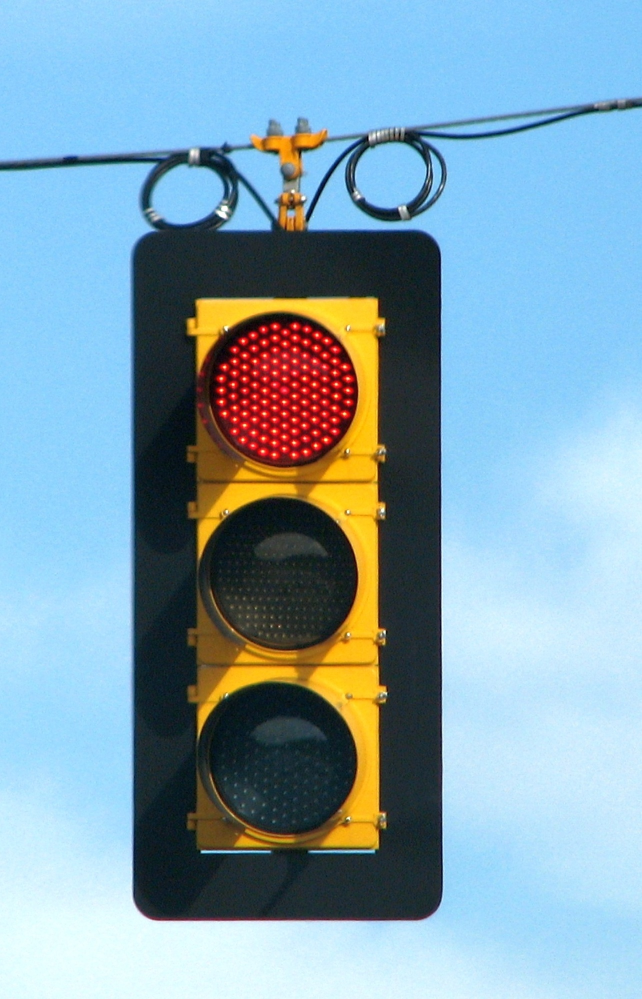
%> input picture Traffic Test cases/Case 1/10.jpg, 1284 x 1998 px (shown at 1/2 size)
$ octave Myproject.m   (GNU Octave 9; MATLAB toolbox functions it lacks are replaced by stand-ins)
%> lines starting %> are read from the running program, lines starting %| are printed output that depends on the picture; in (x1, y1, x2, y2) boxes, pixels count from 0 and x2, y2 are one past the last pixel; in counts of white or black regions, pixels touching at a corner belong together; the program's own positions count from 1
clear,clc,close all
%-------------------------------------------------------------------------
%Sign Detection:
%---------------
image=imread('10.jpg');
%> image is the input picture: size 1998x1284x3 uint8; mean R, G, B 131.1, 162.6, 177.7
figure,imshow(image);
title('Original image');
I = rgb2gray(image);
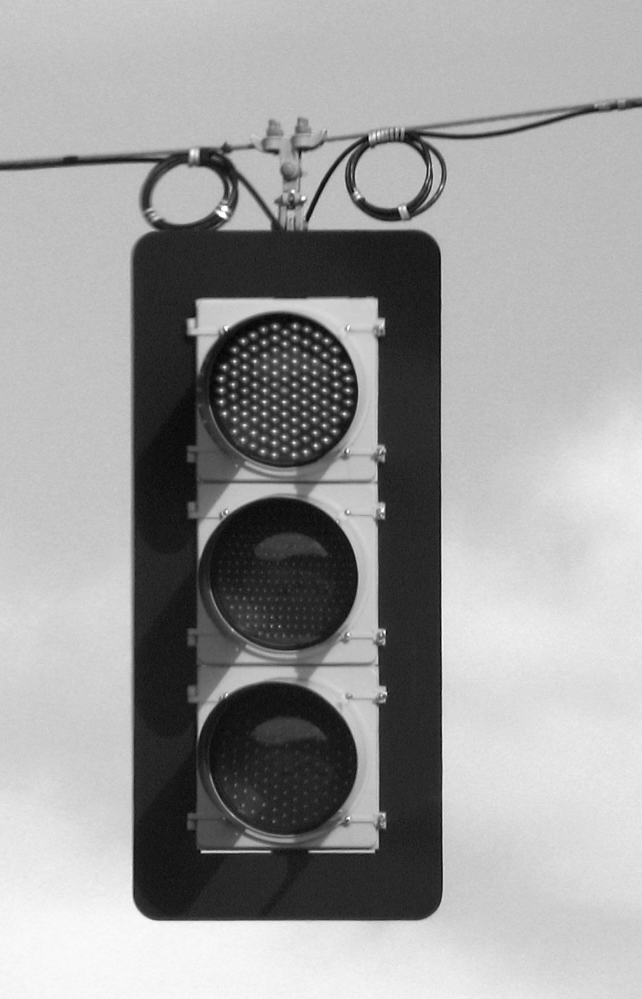
%> I: size 1998x1284 uint8 (shown at 1/2 size); min 0, max 255, mean 154.9
I = imbinarize(I);
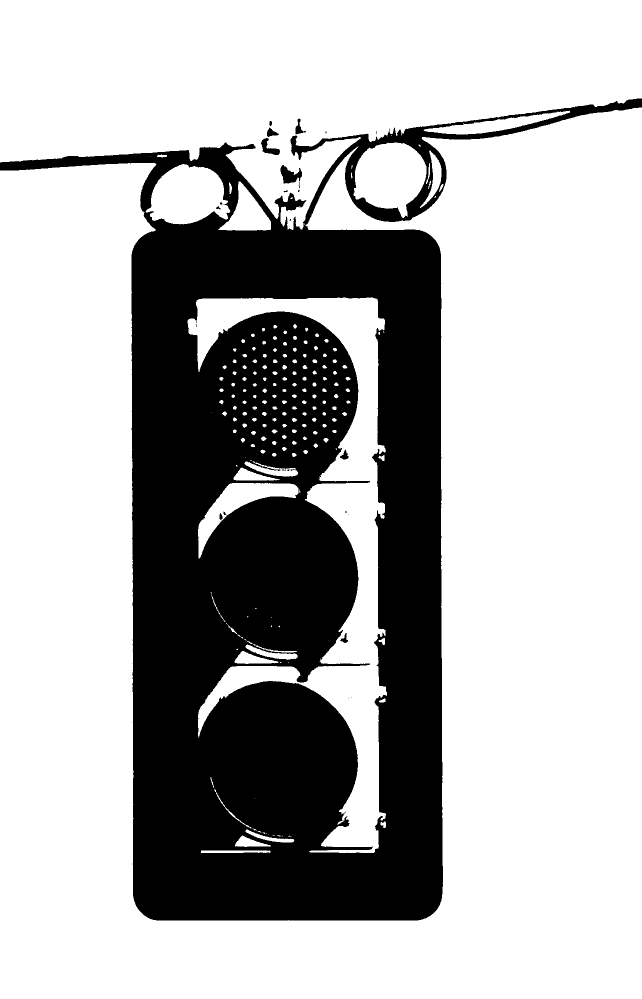
%> I: size 1998x1284 logical (shown at 1/2 size); 69.9% white; 31 black regions (19 under 20 px), largest, box (x1, y1, x2, y2) and area: (0, 197, 1284, 1841) 769623, (561, 330, 604, 367) 911, (522, 276, 560, 310) 566
figure,imshow(I);
I=imcomplement(I);
I= imfill(I,'holes');
%> I: size 1998x1284 logical; 36.6% white; 13 white regions (6 under 20 px), largest, box (x1, y1, x2, y2) and area: (0, 197, 1284, 1841) 937415, (561, 330, 604, 367) 911, (522, 276, 560, 310) 566
seD = strel('rectangle',[20 ,10]);
I=imopen(I,seD);
%> I: size 1998x1284 logical; 36.1% white; 5 white regions, box (x1, y1, x2, y2) and area: (263, 294, 886, 1841) 885582, (691, 216, 1145, 444) 38375, (127, 312, 156, 334) 602, (566, 340, 587, 366) 505, (576, 391, 590, 420) 392

I = bwareaopen(I, 800);
%> I: size 1998x1284 logical; 36% white; 2 white regions, box (x1, y1, x2, y2) and area: (263, 294, 886, 1841) 885582, (691, 216, 1145, 444) 38375

%figure,imshow(I);

[labels,objects]=bwlabel(I);
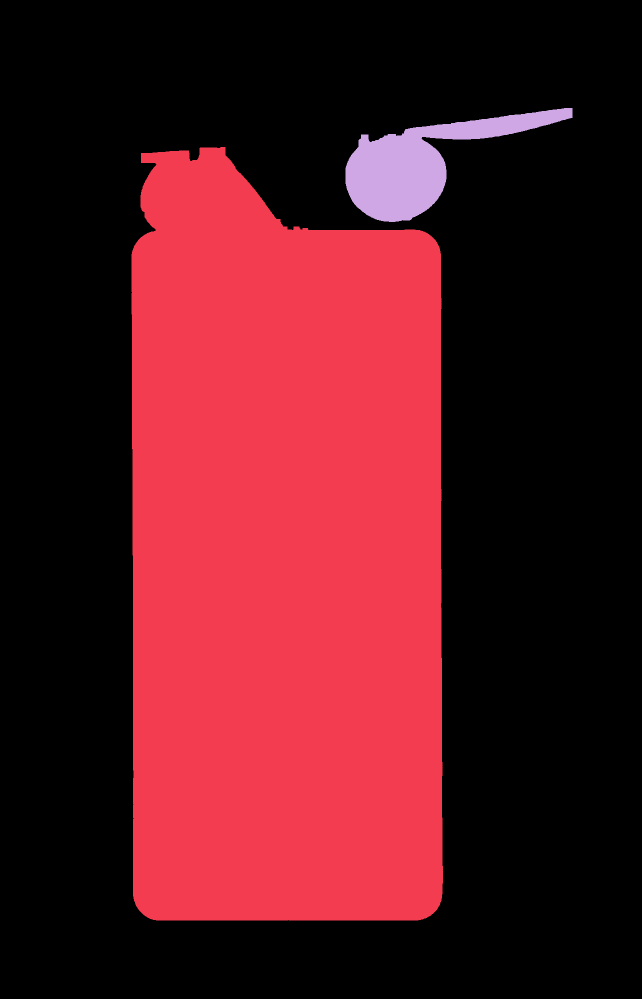
%> labels: size 1998x1284 double (shown at 1/2 size); 3 distinct labels, from 0 to 2; one colour per label, 0 black
%> objects = 2

if objects>1

    blobs= regionprops(labels,'Area');
%> blobs = 2 regions; Area: 885582, 38375
    Clear_other_objects = ismember(labels, find([blobs.Area] ==885582 ...
    | [blobs.Area] ==4866 ...
    | [blobs.Area] ==41201));
%> Clear_other_objects: size 1998x1284 logical; 34.5% white; 1 white region, box (x1, y1, x2, y2) and area: (263, 294, 886, 1841) 885582
    I = imclearborder(Clear_other_objects);

    %figure,imshow(I);
    if blobs(1).Area ==885582
        seD = strel('rectangle',[200,300]);
        I=imopen(I,seD);
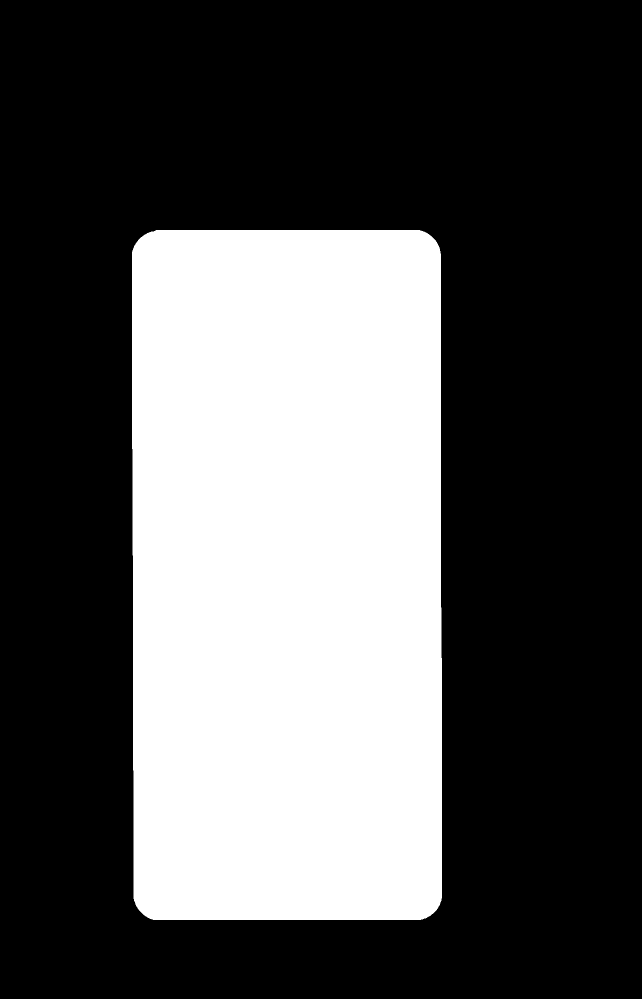
%> I: size 1998x1284 logical (shown at 1/2 size); 33.1% white; 1 white region
    end

end

 %figure,imshow(I);
 %title('Segmented Image');

 %figure,imshow(labeloverlay(image,I));
 %title('Mask Over Original Image');

%--------------------------------------------------------------------------
%Sign Recognition:
%-----------------
blobs= regionprops(I,'BoundingBox');
%> blobs = 1 region; box (x1, y1, x2, y2): (264, 460, 884, 1840)
Image = imcrop(image,blobs(1).BoundingBox());
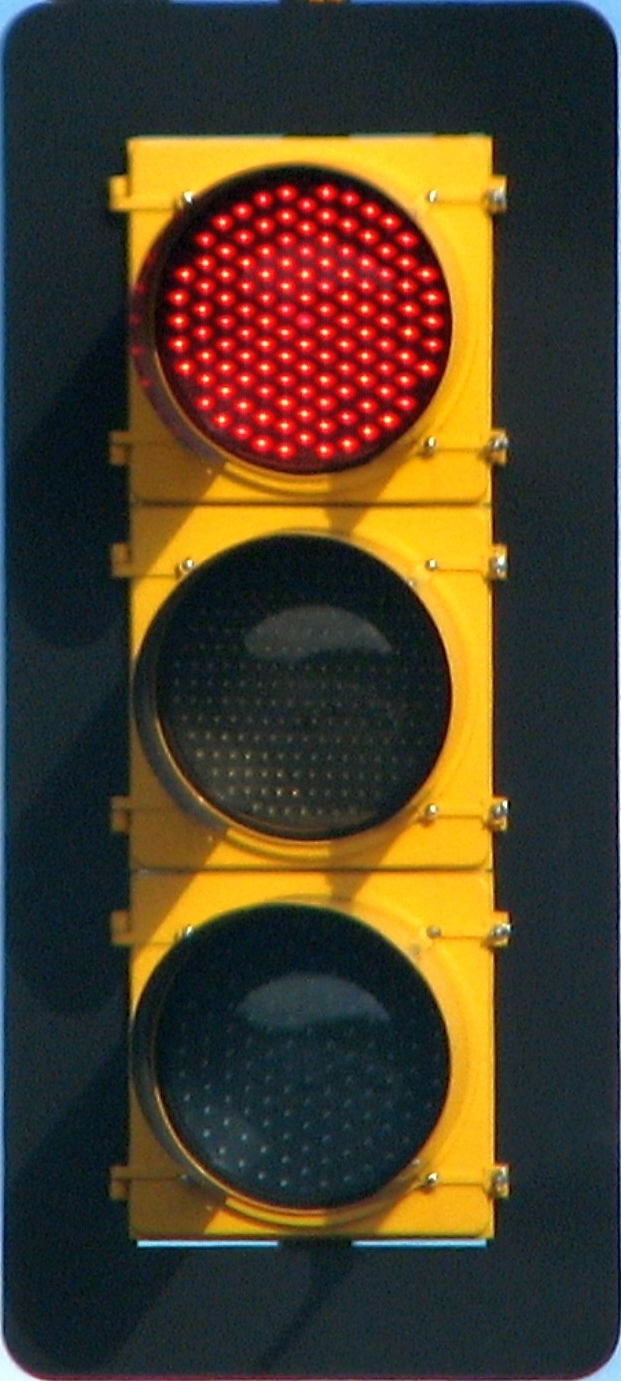
%> Image: size 1381x621x3 uint8; mean R, G, B 75.5, 62.5, 41.1
%figure,imshow(Image);
%title('cropped image');
choice=1;
%----------------------------------
%Red Recognition using thresholder:
%----------------------------------

Red_Min = 200.000;
Red_Max = 255.000;

Green_Min = 0.000;
Green_Max = 120.000;

Blue_Min = 0.000;
Blue_Max = 120.000;

I = (Image(:,:,1) >= Red_Min ) & (Image(:,:,1) <= Red_Max) & ...
    (Image(:,:,2) >= Green_Min) & (Image(:,:,2) <= Green_Max) & ...
    (Image(:,:,3) >= Blue_Min) & (Image(:,:,3) <= Blue_Max);
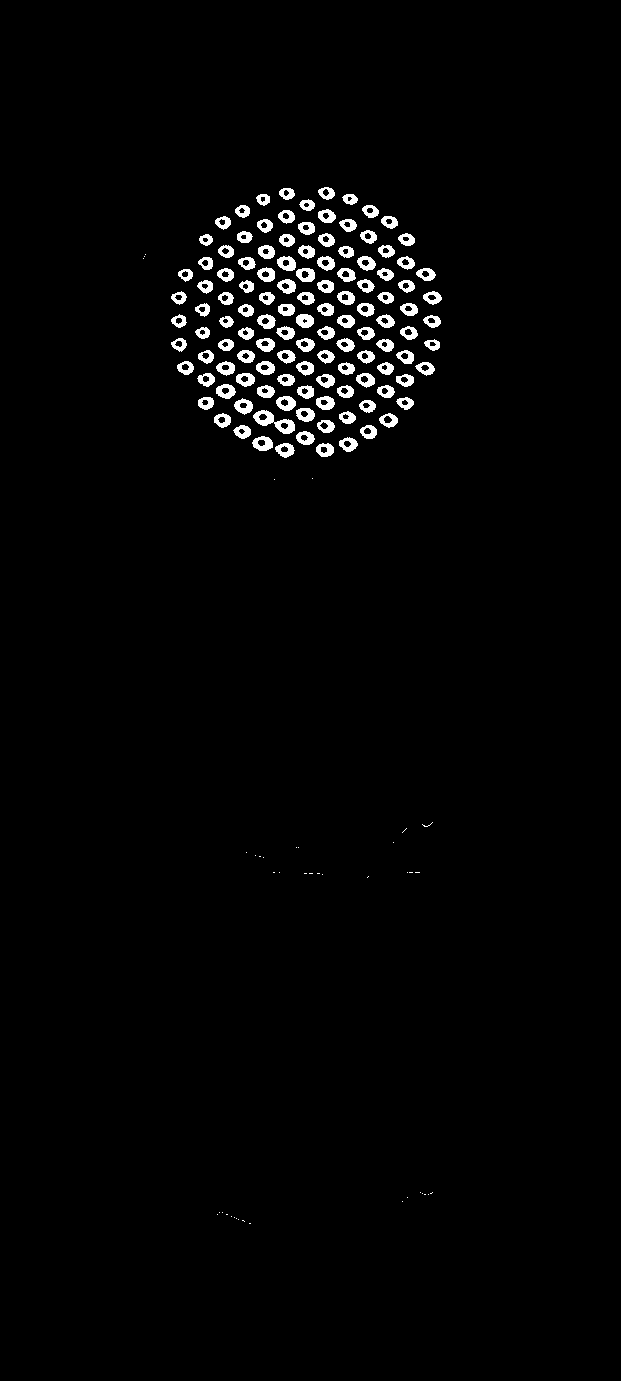
%> I: size 1381x621 logical; 2.1% white; 161 white regions (41 under 20 px), largest, box (x1, y1, x2, y2) and area: (253, 410, 295, 434) 412, (252, 436, 273, 451) 205, (296, 314, 314, 328) 195

I= bwareaopen(I, 20);
[~,objects]=bwlabel(I);
%> objects = 120
disp(objects)
%| 120

%-------------------------------------
%Yellow Recognition using thresholder:
%-------------------------------------
if objects==0

    Red_Min = 200.000;
    Red_Max = 255.000;

    Green_Min = 149.000;
    Green_Max = 255.000;

    Blue_Min = 0.000;
    Blue_Max = 47.000;

    I = (Image(:,:,1) >= Red_Min ) & (Image(:,:,1) <= Red_Max) & ...
        (Image(:,:,2) >= Green_Min) & (Image(:,:,2) <= Green_Max) & ...
        (Image(:,:,3) >= Blue_Min) & (Image(:,:,3) <= Blue_Max);

    [~,objects]=bwlabel(I);
    disp(objects)
    choice=2;
    %-------------------------------------
    %Green Recognition using thresholder:
    %-------------------------------------
    if objects==0
        Red_Min = 0.000;
        Red_Max = 120.000;

        Green_Min = 170.000;
        Green_Max = 255.000;

        Blue_Min = 0.000;
        Blue_Max = 220.000;

        I = (Image(:,:,1) >= Red_Min ) & (Image(:,:,1) <= Red_Max) & ...
            (Image(:,:,2) >= Green_Min) & (Image(:,:,2) <= Green_Max) & ...
            (Image(:,:,3) >= Blue_Min) & (Image(:,:,3) <= Blue_Max);
        choice=3;
    end

end

figure,imshow(I)

 if choice==1
     figure,imshow(Image);
     title('Light:Red');
     disp('Light:Red');
 elseif choice==2
     figure,imshow(Image);
     title('Light:Yellow');
     disp('Light:Yellow');
 else
     figure,imshow(Image);
     title('Light:Green');
     disp('Light:Green');
 end
